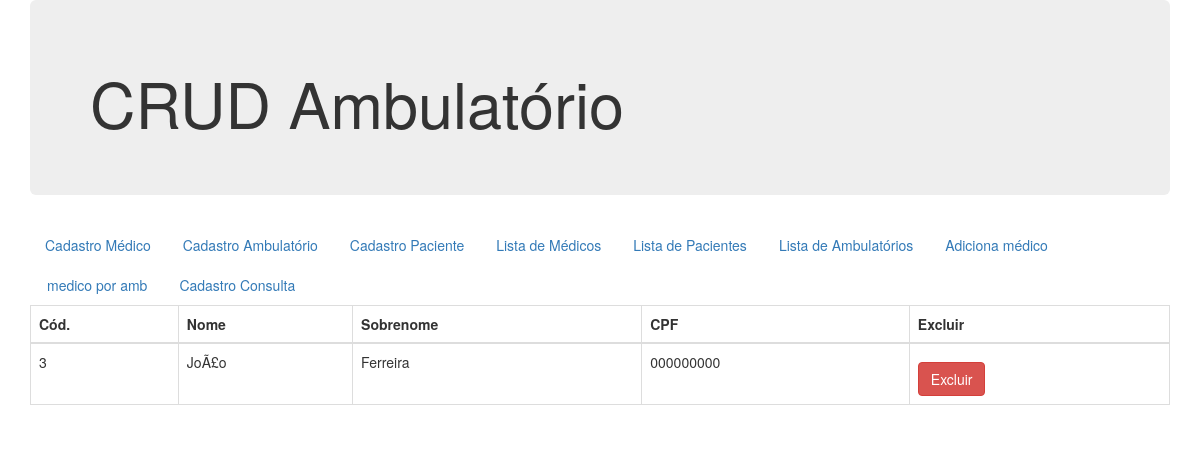
The app's page /tela-listar-pacientes.php with its own data.
### tables this page shows
CREATE TABLE IF NOT EXISTS `tb_paciente` (
  `cd_paciente` int(11) NOT NULL AUTO_INCREMENT,
  `nm_paciente` varchar(50) NOT NULL,
  `nm_sobrenome` varchar(100) DEFAULT NULL,
  `nr_cpf` varchar(14) DEFAULT NULL,
  PRIMARY KEY (`cd_paciente`),
  UNIQUE KEY `nr_cpf` (`nr_cpf`)
);

### banco-paciente.php (called while the page is built, shortened)
<?php
    function listarPaciente($conexao){
        $query = "SELECT * FROM tb_paciente";
        $result = mysqli_query($conexao, $query);
        return $result;
    }

### tela-listar-pacientes.php (the view, shortened to what this page needs)
<?php
    include('conecta.php');
    include('banco-paciente.php');
    include('header.php');
?>
    <table class="table table-bordered">
        <thead>
            <tr>
                <th>Cód.</th>
                <th>Nome</th>
                <th>Sobrenome</th>
                <th>CPF</th>
                <th>Excluir</th>
            </tr>
        </thead>
    <?php
        $result = listarPaciente($conexao);
        while($linha = mysqli_fetch_assoc($result)){
    ?>
        <tr>
            <td><?php echo $linha['cd_paciente']; ?></td>
            <td><?php echo $linha['nm_paciente']; ?></td>
            <td><?php echo $linha['nm_sobrenome']; ?></td>
            <td><?php echo $linha['nr_cpf']; ?></td>
            <td>
                <form method="post" action="apaga-paciente.php">
                   <button type="submit" class="btn btn-danger">Excluir</button>
                </form>
            </td>
        </tr>
    <?php
        }
    ?>
    </table>
<?php include('footer.php')?>

### css/estilo.css (style rules this page uses)
button { margin-top: 10px; }

### tela-listar-pacientes.php (style rules this page uses)
tr th { font-weight: bolder; }

### records on screen
tb_paciente: cd_paciente "3", nm_paciente "JoÃ£o", nm_sobrenome "Ferreira", nr_cpf "000000000"
